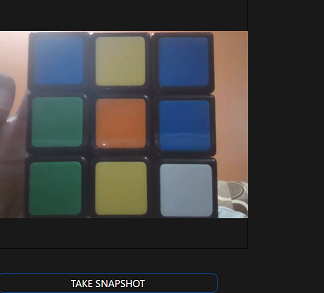
#> input picture example.png, 324 x 293 px; its folder holds only this picture in this run
$ python -i cubestring_openai.py   (imports and definitions only)
#> lines starting #> are read from the running program, lines starting #| are printed output that depends on the picture
#openai
from openai import OpenAI
from pathlib import Path
from PIL import Image, ImageEnhance, ImageFilter
import base64
import json
import sys
import io


# ──────────────────────────────────────────────
# 1. IMAGE PREPROCESSING (lighter touch for good lighting)
# ──────────────────────────────────────────────

def preprocess_image(image_path: str) -> bytes:
    """Light preprocessing — just enough to improve edge clarity."""
#> called with image_path = 'example.png'
    img = Image.open(image_path).convert("RGB")
#> img is the input picture: PIL image 324x293 RGB; mean R, G, B 61.9, 61.7, 61.7
    img = ImageEnhance.Contrast(img).enhance(1.2)       # subtle contrast boost
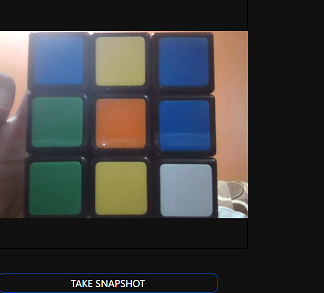
#> img: PIL image 324x293 RGB; mean R, G, B 61.2, 61.1, 61.1
    img = ImageEnhance.Sharpness(img).enhance(1.5)      # sharpen tile borders
    img = img.filter(ImageFilter.UnsharpMask(radius=1, percent=120, threshold=2))
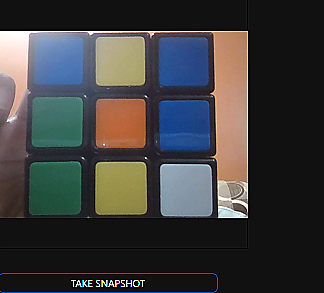
#> img: PIL image 324x293 RGB; mean R, G, B 61.2, 61.3, 61.5
    buf = io.BytesIO()
    img.save(buf, format="JPEG", quality=97)
    return buf.getvalue()


def to_b64(image_bytes: bytes) -> str:
    return base64.standard_b64encode(image_bytes).decode("utf-8")


# [17 lines left out: function crop_tile, not called in this run]


# ──────────────────────────────────────────────
# 2. PROMPTS
# ──────────────────────────────────────────────

RUBIKS_PROMPT = """
You are an expert Rubik's cube color detector. You will receive TWO versions of the same cube face:
- Image 1: the original photo
- Image 2: a lightly sharpened version to help distinguish tile boundaries

Your task is to identify the color of all 9 tiles in the 3x3 grid.

━━━ COLOR IDENTIFICATION RULES ━━━
For EACH tile, first describe what you physically see (hue, brightness, saturation), then map it:

WHITE  → very low saturation, bright. May look slightly cream or grey. NOT yellow.
YELLOW → warm, medium-high brightness, clearly yellow/golden. NOT white or orange.
RED    → dark, deep, low brightness. Think blood red or brick red. NOT bright/warm.
ORANGE → bright, warm, clearly between red and yellow. More vivid than red. NOT dark.
BLUE   → cool hue, medium-dark. Could be royal blue or navy. NOT green or purple.
GREEN  → clearly green hue. Could be forest or lime green. NOT teal or blue.

━━━ COMMON MISTAKES TO AVOID ━━━
- Red vs Orange: Red is DARKER and less saturated. Orange is BRIGHTER and more vivid.
- White vs Yellow: White has almost NO color. Yellow is clearly warm/golden.
- Blue vs Green: Blue is cool/cold hue. Green has a warm-ish or neutral hue.

━━━ PROCESS ━━━
Step 1) Look at all 9 tiles. List how many distinct colors you see and roughly where.
Step 2) For each tile position, describe its hue and brightness in one phrase.
Step 3) Assign the final color name.

Return ONLY this JSON (no extra text, no markdown):
{
  "color_groups": "brief description of distinct colors seen across the face",
  "tile_analysis": [
    {"pos": "top-left",     "observation": "dark deep red, low brightness", "color": "red",    "confidence": "high"},
    {"pos": "top-center",   "observation": "...", "color": "...", "confidence": "..."},
    {"pos": "top-right",    "observation": "...", "color": "...", "confidence": "..."},
    {"pos": "mid-left",     "observation": "...", "color": "...", "confidence": "..."},
    {"pos": "mid-center",   "observation": "...", "color": "...", "confidence": "..."},
    {"pos": "mid-right",    "observation": "...", "color": "...", "confidence": "..."},
    {"pos": "bot-left",     "observation": "...", "color": "...", "confidence": "..."},
    {"pos": "bot-center",   "observation": "...", "color": "...", "confidence": "..."},
    {"pos": "bot-right",    "observation": "...", "color": "...", "confidence": "..."}
  ]
}

Only use these 6 colors: white, yellow, red, orange, blue, green
Confidence must be: high, medium, or low
"""

SINGLE_TILE_PROMPT = """
This is a close-up of ONE tile from a Rubik's cube. The lighting is good.

Describe exactly what color you see (hue, brightness, saturation), then pick the closest match.

━━━ RULES ━━━
WHITE  → almost no color, very bright/neutral
YELLOW → warm, golden, clearly not white
RED    → dark, deep red — darker than orange
ORANGE → bright vivid warm color, clearly not dark like red
BLUE   → cool hue, medium to dark
GREEN  → clearly green, not blue or teal

Return ONLY this JSON:
{"observation": "describe exactly what you see", "color": "red", "confidence": "high"}
"""

VALIDATION_PROMPT = """
You are validating a Rubik's cube face color reading.

Current grid reading:
{grid_json}

Rules for a valid Rubik's cube face:
- Exactly 9 tiles total
- The CENTER tile is always a single solid color — it is the face's "true" color
- A single face can realistically have at most 5-6 different colors
- No color should appear more than 9 times (that would mean all tiles are same color)

Check if any colors seem wrong given the center tile color is: {center_color}
If the reading looks valid, return it unchanged.
If something seems off, flag which tiles might be wrong.

Return ONLY this JSON:
{{
  "valid": true,
  "issues": [],
  "suggested_grid": <same format as input grid>
}}
"""


# ──────────────────────────────────────────────
# 3. API CALLS
# ──────────────────────────────────────────────

# [15 lines left out: function call_gpt4o_single, not called in this run]


def call_gpt4o_dual(original_bytes: bytes, processed_bytes: bytes, prompt: str, max_tokens: int = 800) -> str:
    """Send both original and preprocessed images in same API call."""
    b64_orig = to_b64(original_bytes)
    b64_proc = to_b64(processed_bytes)
#> (the run stopped early here; a loop or call above may not have finished)
